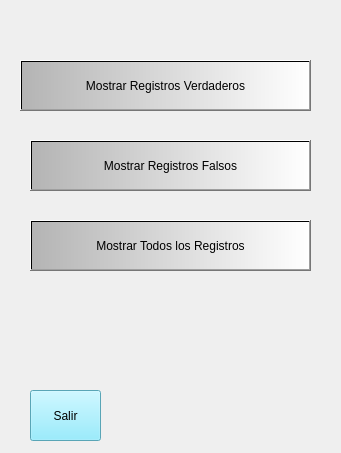
<?xml version="1.0" encoding="UTF-8"?>
<ui version="4.0">
 <class>Dialog</class>
 <widget class="QDialog" name="Dialog">
  <property name="geometry">
   <rect>
    <x>0</x>
    <y>0</y>
    <width>341</width>
    <height>453</height>
   </rect>
  </property>
  <property name="windowTitle">
   <string>Dialog</string>
  </property>
  <widget class="QLabel" name="label_2">
   <property name="geometry">
    <rect>
     <x>0</x>
     <y>0</y>
     <width>341</width>
     <height>451</height>
    </rect>
   </property>
   <property name="styleSheet">
    <string notr="true">background-image: url(:/newPrefix/interfaz.jpeg);</string>
   </property>
   <property name="text">
    <string/>
   </property>
   <property name="pixmap">
    <pixmap resource="prueba.qrc">:/newPrefix/interfaz.jpeg</pixmap>
   </property>
   <property name="scaledContents">
    <bool>true</bool>
   </property>
  </widget>
  <widget class="QPushButton" name="btnIngresar_11">
   <property name="geometry">
    <rect>
     <x>20</x>
     <y>60</y>
     <width>291</width>
     <height>51</height>
    </rect>
   </property>
   <property name="styleSheet">
    <string notr="true">background-color: qlineargradient(spread:pad, x1:0, y1:0, x2:1, y2:0, stop:0 rgba(180, 180, 180, 255), stop:1 rgba(255, 255, 255, 255));
font: 87 10pt &quot;Arial Black&quot;;</string>
   </property>
   <property name="text">
    <string>Mostrar Registros Verdaderos</string>
   </property>
  </widget>
  <widget class="QPushButton" name="btnIngresar_12">
   <property name="geometry">
    <rect>
     <x>30</x>
     <y>140</y>
     <width>281</width>
     <height>51</height>
    </rect>
   </property>
   <property name="styleSheet">
    <string notr="true">background-color: qlineargradient(spread:pad, x1:0, y1:0, x2:1, y2:0, stop:0 rgba(180, 180, 180, 255), stop:1 rgba(255, 255, 255, 255));
font: 87 10pt &quot;Arial Black&quot;;</string>
   </property>
   <property name="text">
    <string>Mostrar Registros Falsos</string>
   </property>
  </widget>
  <widget class="QPushButton" name="btnIngresar_13">
   <property name="geometry">
    <rect>
     <x>30</x>
     <y>220</y>
     <width>281</width>
     <height>51</height>
    </rect>
   </property>
   <property name="styleSheet">
    <string notr="true">background-color: qlineargradient(spread:pad, x1:0, y1:0, x2:1, y2:0, stop:0 rgba(180, 180, 180, 255), stop:1 rgba(255, 255, 255, 255));
font: 87 10pt &quot;Arial Black&quot;;</string>
   </property>
   <property name="text">
    <string>Mostrar Todos los Registros</string>
   </property>
  </widget>
  <widget class="QPushButton" name="btnIngresar_14">
   <property name="geometry">
    <rect>
     <x>30</x>
     <y>390</y>
     <width>71</width>
     <height>51</height>
    </rect>
   </property>
   <property name="styleSheet">
    <string notr="true">background-color: rgb(124, 231, 255);
font: 87 10pt &quot;Arial Black&quot;;</string>
   </property>
   <property name="text">
    <string>Salir</string>
   </property>
  </widget>
 </widget>
 <resources>
  <include location="prueba.qrc"/>
  <include location="../../../../Program Files (x86)/Qt Designer/prueba.qrc"/>
 </resources>
 <connections/>
</ui>
